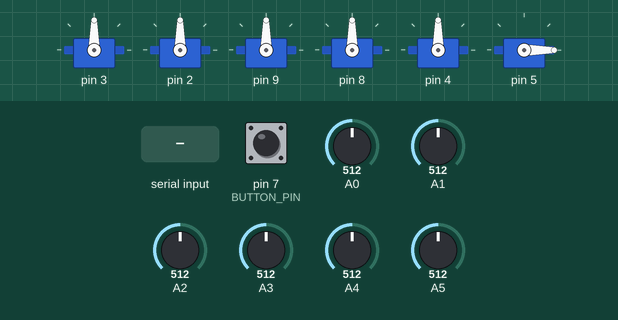
Recording of a sketch running on a simulated Arduino Uno, built with avr-gcc and run on an emulated ATmega328P. Parts: 6 × servo. The test bench sets the inputs (shaded band); at power-on: pin 7 (BUTTON_PIN) HIGH, A0 = 512, A1 = 512, A2 = 512, A3 = 512, A4 = 512, A5 = 512. What the sketch prints to the serial monitor is not drawn.

Above: at 1.2 s.
1.3 s: pin 7 (BUTTON_PIN) pulled LOW for 0.15 s
At 2.87 s:
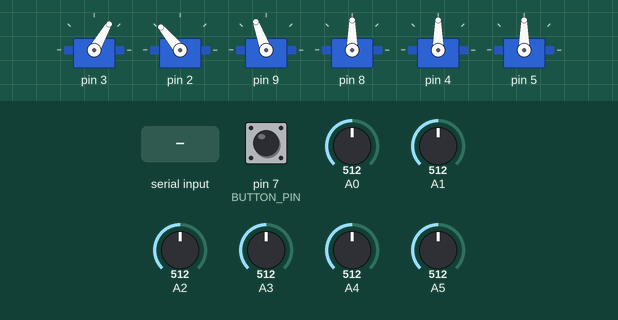
4.3 s: A0 set to 421
7.3 s: A0 set to 394
At 10.0 s:
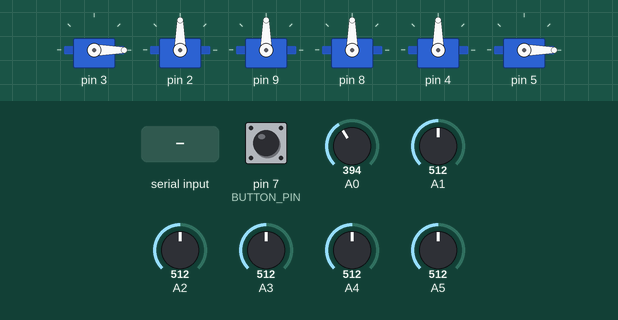
10.3 s: "1" received over Serial
At 11.17 s:
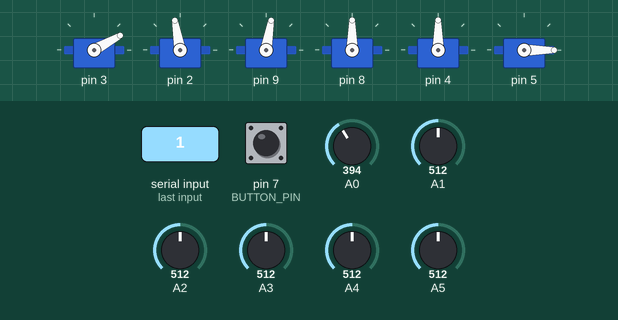
13.3 s: A1 set to 402
16.3 s: A2 set to 424
19.0 s: A2 set to 396
At 22.2 s:
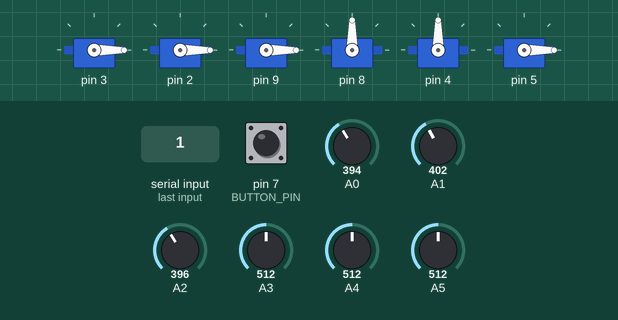
Timing chart, 0 to 23.0 s (numbered marks = the images above; inputs shaded):
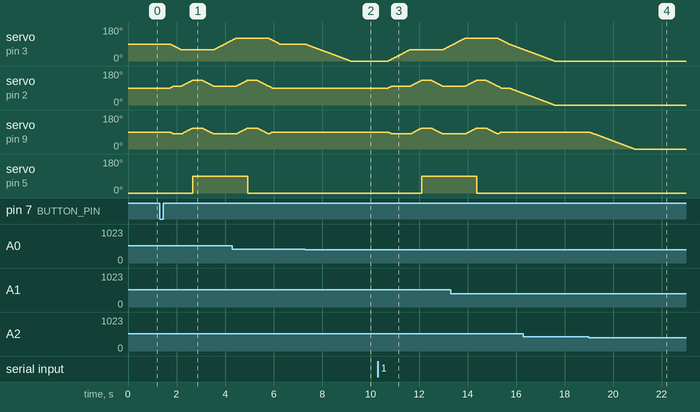

Measured:
- the behaviour switches between 412 and 411 on A0 (found by bisection; images 1 and 2)
- the behaviour switches between 412 and 411 on A2 (found by bisection; images 3 and 4)
- after the input at 1.3 s, servo on pin 2: rises from 90° to 130° in 0.91 s, then falls to 100° in 0.87 s; servo on pin 5: 0° → 90° after 1.4 s
- after the input at 7.3 s, servo on pin 3: moves from 90° to 0° over 1.8 s, starting at once
- after the input at 10.3 s, servo on pin 3: moves from 0° to 82° over 2.6 s, starting after 0.42 s; servo on pin 2: rises from 90° to 130° in 1.4 s, then falls to 100° in 0.87 s; servo on pin 5: 0° → 90° after 1.8 s
- after the input at 19.0 s, servo on pin 9: moves from 90° to 0° over 1.8 s, starting at once
- by itself, servo on pin 3: rises from 110° to 120° in 0.12 s, then falls to 90° in 1.8 s

The sketch:

08_functions_button.ino
```cpp
// ============================================================
//  [08] 함수 만들기 + 버튼으로 자동 Pick & Place
// ------------------------------------------------------------
//  9~12차시의 핵심 코드. 두 가지를 새로 배운다.
//   (1) 반복되는 동작을 "함수"로 묶기  → moveTo(), goHome(), grip...()
//   (2) 버튼 한 번으로 동작을 "자동" 실행하기 → autoPickAndPlace()
//
//  ★ 하드웨어 설정 (이 로봇팔 기준)
//    - 그리퍼(6번 서보): 닫힘 = 90도, 열림 = 0도
//    - 1~5번 서보: 중심 90도, 0~180도
//    - 조이스틱 SW핀 → 디지털 7번 + GND 에 버튼 배선 추가
//      (SW는 누르면 GND와 연결됨 → INPUT_PULLUP 사용, 눌림 = LOW)
//
//  실행 방법
//    · 버튼(조이스틱 SW)을 누르면  → 자동 Pick & Place 실행
//    · 시리얼 모니터(9600)에서도 가능: 1=자동실행, h=홈, p=각도출력
//    · 평소에는 조이스틱으로 수동 조작도 그대로 된다.
// ============================================================

#include <Servo.h>

const int SERVOS = 6;
const int GRIPPER = 5;          // 그리퍼는 6번 서보(인덱스 5)
const int BUTTON_PIN = 7;       // ★ 조이스틱 SW를 연결할 디지털 핀 (실제 배선에 맞게)
int PIN[SERVOS], MIN[SERVOS], MAX[SERVOS], INITANGLE[SERVOS], ANA[SERVOS];
Servo myservo[SERVOS];

// ── 그리퍼 각도 (이 로봇팔: 열림 0도 / 닫힘 90도) ──
const int GRIP_OPEN  = 0;
const int GRIP_CLOSE = 90;

// ── 기록해 둔 자세들 (8차시에서 구한 각도값으로 바꿔 넣는다) ──
//    { 1번, 2번, 3번, 4번, 5번 }  ※ 그리퍼(6번)는 moveTo가 건드리지 않는다.
//    팔(1~5번)만 옮기고, 손(그리퍼)은 gripperOpen()/gripperClose()로 따로 제어.
int HOME[SERVOS]        = { 90,  90,  90,  90,  90, 0 };
int PICK_READY[SERVOS]  = { 60, 100,  80,  90,  90, 0 };  // 집을 물체 위(상공)
int PICK[SERVOS]        = { 60, 130, 110,  90,  90, 0 };  // 집는 위치(내려간 곳)
int PLACE_READY[SERVOS] = {120, 100,  80,  90,  90, 0 };  // 놓을 곳 위(상공)
int PLACE[SERVOS]       = {120, 130, 110,  90,  90, 0 };  // 놓는 위치

boolean lastButton = HIGH;      // 버튼 직전 상태(눌림 감지용)

void setup() {
  Serial.begin(9600);
  pinMode(BUTTON_PIN, INPUT_PULLUP);   // ★ 버튼 입력(내부 풀업)

  //          핀   최소   최대    시작각   조이스틱
  PIN[0] = 3;   MIN[0] = 0; MAX[0] = 180; INITANGLE[0] = 90; ANA[0] = 0; // 1번 서보
  PIN[1] = 2;   MIN[1] = 0; MAX[1] = 180; INITANGLE[1] = 90; ANA[1] = 1; // 2번 서보
  PIN[2] = 9;   MIN[2] = 0; MAX[2] = 180; INITANGLE[2] = 90; ANA[2] = 2; // 3번 서보
  PIN[3] = 8;   MIN[3] = 0; MAX[3] = 180; INITANGLE[3] = 90; ANA[3] = 3; // 4번 서보
  PIN[4] = 4;   MIN[4] = 0; MAX[4] = 180; INITANGLE[4] = 90; ANA[4] = 4; // 5번 서보
  PIN[5] = 5;   MIN[5] = 0; MAX[5] = 90;  INITANGLE[5] = 0;  ANA[5] = 5; // 6번 그리퍼: 0(열림)으로 시작

  for (int i = 0; i < SERVOS; i++) {
    myservo[i].attach(PIN[i]);
    myservo[i].write(INITANGLE[i]);
  }
  Serial.println(F("준비 완료. 버튼을 누르면 자동 실행. (시리얼: 1=실행, h=홈, p=각도)"));
}

void loop() {
  // 1) 버튼(조이스틱 SW) 확인 — 눌리는 '순간'에만 1번 실행
  boolean nowButton = digitalRead(BUTTON_PIN);
  if (lastButton == HIGH && nowButton == LOW) {   // HIGH→LOW = 방금 눌림
    delay(20);                                    // 떨림(채터링) 방지
    if (digitalRead(BUTTON_PIN) == LOW) autoPickAndPlace();
  }
  lastButton = nowButton;

  // 2) 시리얼 명령(보조)
  if (Serial.available() > 0) {
    char cmd = Serial.read();
    if (cmd == '1') autoPickAndPlace();
    else if (cmd == 'h' || cmd == 'H') goHome();
    else if (cmd == 'p' || cmd == 'P') printAngles();
  }

  // 3) 명령이 없으면 평소처럼 조이스틱 수동 조작
  joystickControl();
  delay(20);
}

// ============================================================
//   여기서부터가 "함수 만들기"의 핵심 — 반복 동작을 묶는다
// ============================================================

// [함수1] 팔(1~5번)을 목표 자세로 1도씩 부드럽게 이동.
//   ※ 그리퍼(6번)는 일부러 건드리지 않는다 → 옮기는 도중 물체를 놓치지 않게.
void moveTo(int target[]) {
  boolean moving = true;
  while (moving) {
    moving = false;
    for (int i = 0; i < GRIPPER; i++) {          // 0~4번만(그리퍼 제외)
      int cur = myservo[i].read();
      if (cur < target[i])      { myservo[i].write(cur + 1); moving = true; }
      else if (cur > target[i]) { myservo[i].write(cur - 1); moving = true; }
    }
    delay(15);   // 클수록 천천히 움직인다(물체를 치면 값을 키운다)
  }
}

// [함수2] 그리퍼 열기 / 닫기 — 손만 제어
void gripperOpen()  { myservo[GRIPPER].write(GRIP_OPEN);  delay(400); }
void gripperClose() { myservo[GRIPPER].write(GRIP_CLOSE); delay(400); }

// [함수3] 홈 자세로
void goHome() { moveTo(HOME); }

// [함수4] 자동 Pick & Place — 위 함수들을 "순서대로" 부르면 끝!
void autoPickAndPlace() {
  Serial.println(F(">> 자동 Pick & Place 시작"));
  gripperOpen();            // 손을 펴고
  moveTo(PICK_READY);       // 집을 물체 위로
  moveTo(PICK);             // 내려가서
  gripperClose();           // 집고
  moveTo(PICK_READY);       // 들어올리고
  moveTo(PLACE_READY);      // 놓을 곳 위로
  moveTo(PLACE);            // 내려놓을 위치로
  gripperOpen();            // 놓고
  moveTo(PLACE_READY);      // 다시 올라와서
  goHome();                 // 홈으로
  Serial.println(F(">> 완료"));
}

// ============================================================
//   보조 함수들
// ============================================================

// 조이스틱 수동 조작 (1단계 loop 내용을 함수로 분리한 것)
void joystickControl() {
  for (int i = 0; i < SERVOS; i++) {
    int v = analogRead(ANA[i]);
    int cur = myservo[i].read();
    if (v > 612 && cur < MAX[i])      myservo[i].write(cur + 1);
    else if (v < 412 && cur > MIN[i]) myservo[i].write(cur - 1);
  }
}

void printAngles() {
  Serial.print(F("현재 각도 -> { "));
  for (int i = 0; i < SERVOS; i++) {
    Serial.print(myservo[i].read());
    if (i < SERVOS - 1) Serial.print(F(", "));
  }
  Serial.println(F(" }"));
}
```
